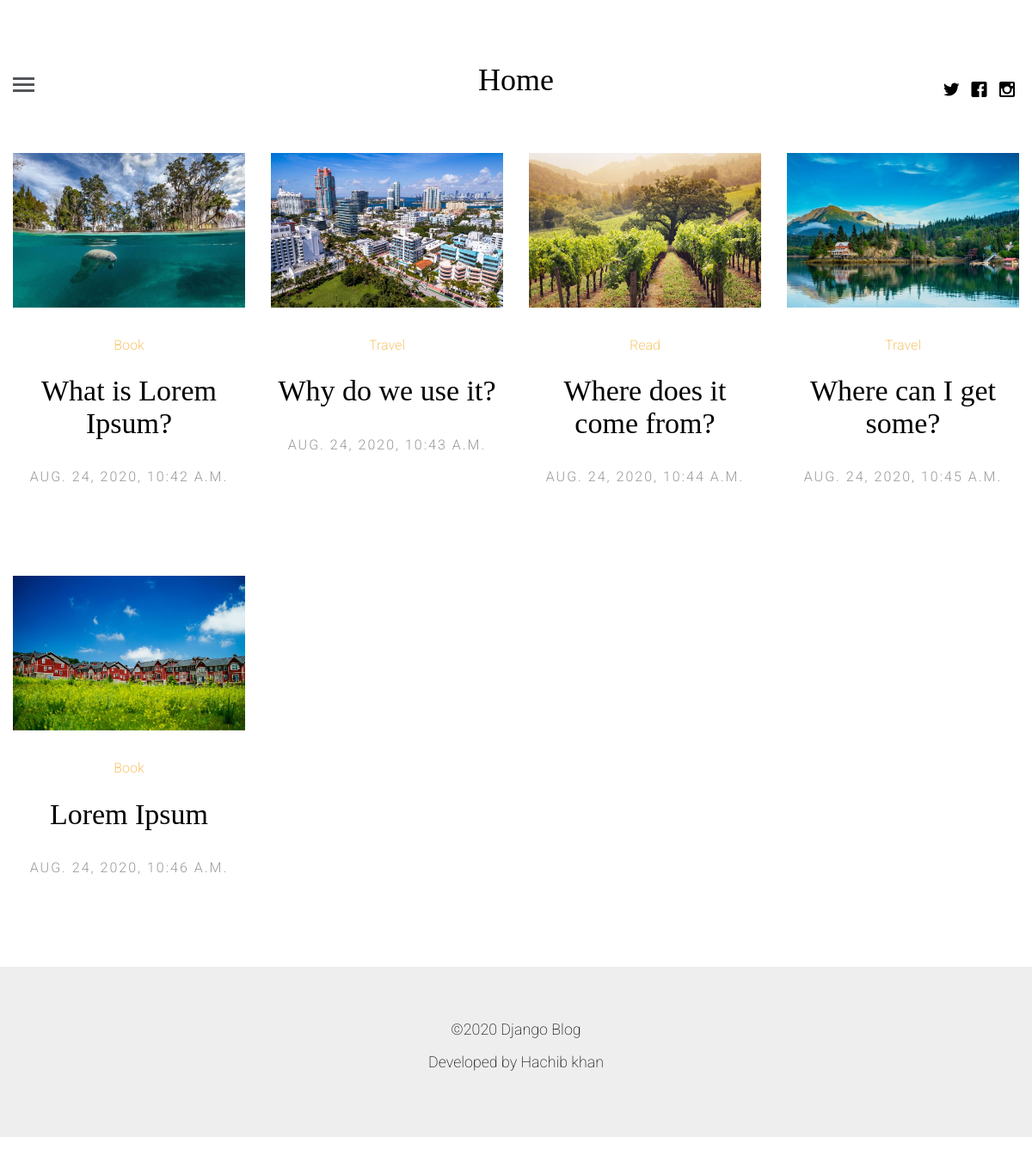
The app's page /author/hasib with its own data.
### blogapp/models.py (models this page shows, shortened)
class Article(models.Model):
    article_author = models.ForeignKey(Author, on_delete=models.CASCADE)
    title = models.CharField(max_length=200)
    posted_on = models.DateTimeField(auto_now=False, auto_now_add=True)
    updated_on = models.DateTimeField(auto_now=True, auto_now_add=False)
    body = models.TextField()
    image = models.FileField()
    category = models.ForeignKey(Category, on_delete=models.CASCADE)

class Category(models.Model):
    name = models.CharField(max_length=100)

### blogapp/views.py (the view)
# urls.py: path('author/<name>', views.ProfileView.as_view(), name='profile'),
class ProfileView(View):
    template_name = 'profile.html'
    def get(self, request, name):
        post_author = get_object_or_404(User, username=name)
        auth = get_object_or_404(Author, name=post_author.id)
        post = Article.objects.filter(article_author=auth.id)
        context = {
            "auth": auth,
            "post": post
        }
        return render(request, self.template_name, context)

### templates/profile.html (shortened to what this page needs)
{% extends 'base.html' %}
{% load static %}
{% block content %}
{% for p in post %}
<article class="col-lg-3 col-md-3 col-sm-3 col-xs-6 col-xxs-12 animate-box">
	<figure>
		<a href="{% url 'blog:single' p.id %}"><img src="{{p.image.url}}" alt="Image" class="img-responsive"></a>
	</figure>
	<span class="fh5co-meta"><a href="{% url 'blog:category' p.category.name %}">{{p.category.name}}</a></span>
	<h2 class="fh5co-article-title"><a href="{% url 'blog:single' p.id %}">{{p.title}}</a></h2>
	<span class="fh5co-meta fh5co-date">{{p.posted_on}}</span>
</article>
{% endfor %}
{% endblock %}

### static/css/style.css (style rules this page uses)
html { background: #fff; }
body { font-family: "Roboto", arial, sans-serif; font-size: 18px; font-weight: 300; line-height: 1.8; color: #222; background: #fff; }
a { color: #f7c873; -webkit-transition: 0.5s; -o-transition: 0.5s; transition: 0.5s; }
h1, h2, h3, h4, h5, h6 { font-family: "Playfair Display", times, serif; color: #000; }
.fh5co-post-entry article { text-align: center; float: left; margin-bottom: 110px; padding-left: 3em; padding-right: 3em; }
@media screen and (max-width: 1200px) { .fh5co-post-entry article { margin-bottom: 80px; padding-left: 15px; padding-right: 15px; } }
.fh5co-post-entry article a img { opacity: 1; -webkit-transition: 0.5s; -o-transition: 0.5s; transition: 0.5s; }
.fh5co-post-entry article figure { margin-bottom: 30px; }
.fh5co-post-entry article h2 { font-family: "Playfair Display", times, serif; font-size: 34px; color: #000; margin-bottom: 30px; }
.fh5co-post-entry article h2 a { color: #000; }
.fh5co-post-entry article .fh5co-meta { font-size: 16px; font-family: "Roboto", arial, sans-serif; color: #999999; margin-bottom: 20px; display: block; }
.fh5co-post-entry article .fh5co-meta.fh5co-date { text-transform: uppercase; letter-spacing: 2px; }
.js .to-animate, .js .to-animate-2, .js .animate-box { opacity: 0; }

### records on screen
Article: image (picture), category.name "Book", title "What is Lorem Ipsum?", posted_on "AUG. 24, 2020, 10:42 A.M."
Article: image (picture), category.name "Travel", title "Why do we use it?", posted_on "AUG. 24, 2020, 10:43 A.M."
Article: image (picture), category.name "Read", title "Where does it come from?", posted_on "AUG. 24, 2020, 10:44 A.M."
Article: image (picture), category.name "Travel", title "Where can I get some?", posted_on "AUG. 24, 2020, 10:45 A.M."
Article: image (picture), category.name "Book", title "Lorem Ipsum", posted_on "AUG. 24, 2020, 10:46 A.M."
